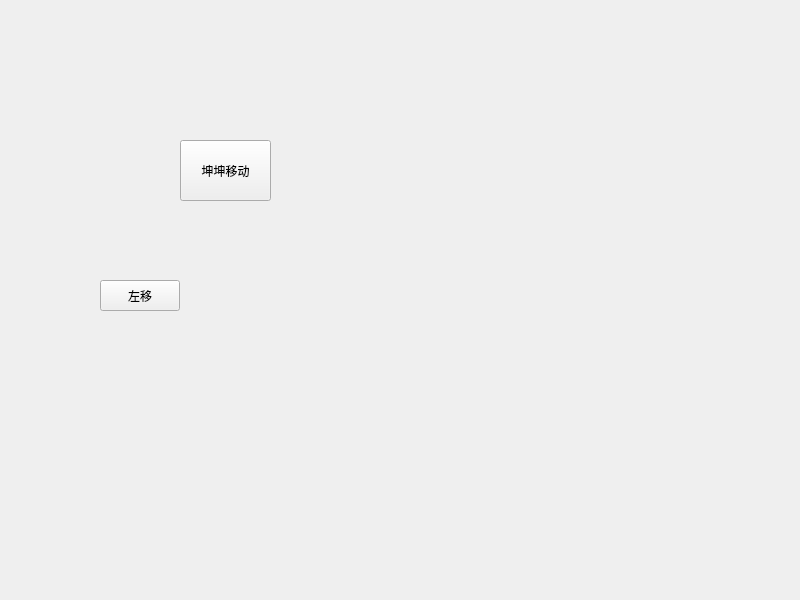
<?xml version="1.0" encoding="UTF-8"?>
<ui version="4.0">
 <class>Widget</class>
 <widget class="QWidget" name="Widget">
  <property name="geometry">
   <rect>
    <x>0</x>
    <y>0</y>
    <width>800</width>
    <height>600</height>
   </rect>
  </property>
  <property name="windowTitle">
   <string>Widget</string>
  </property>
  <widget class="QPushButton" name="kunkun">
   <property name="geometry">
    <rect>
     <x>180</x>
     <y>140</y>
     <width>91</width>
     <height>61</height>
    </rect>
   </property>
   <property name="text">
    <string>坤坤移动</string>
   </property>
  </widget>
  <widget class="QPushButton" name="pushButton">
   <property name="geometry">
    <rect>
     <x>100</x>
     <y>280</y>
     <width>80</width>
     <height>31</height>
    </rect>
   </property>
   <property name="text">
    <string>左移</string>
   </property>
  </widget>
 </widget>
 <resources/>
 <connections/>
</ui>
